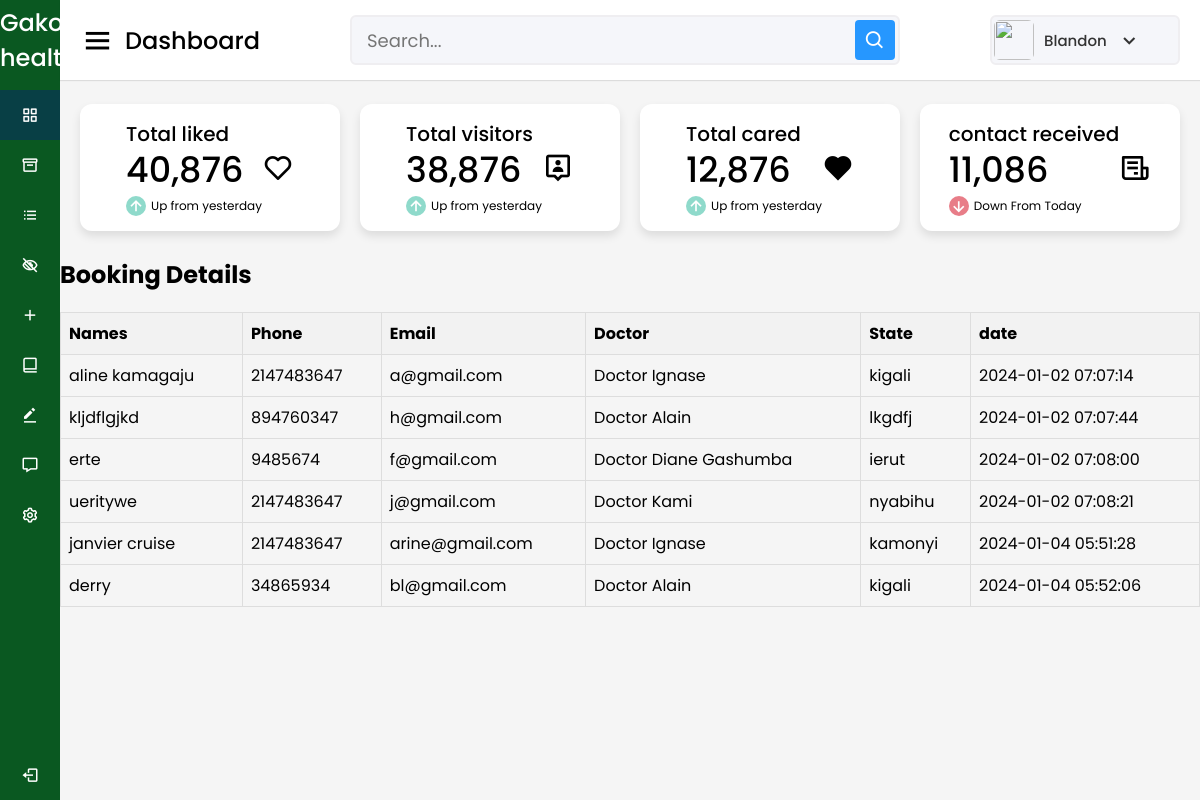
The page /bookdash.php on the database its author committed.
### tables this page shows
CREATE TABLE `booking` (
  `id` int(11) NOT NULL,
  `username` varchar(100) NOT NULL,
  `phone` int(11) NOT NULL,
  `email` varchar(100) NOT NULL,
  `doctor` varchar(100) NOT NULL,
  `state` varchar(100) NOT NULL,
  `date` timestamp NOT NULL DEFAULT current_timestamp() ON UPDATE current_timestamp()
);

### bookdash.php (the view, shortened to what this page needs)
<?php
$servername = "localhost";
$username = "root";
$password = "";
$dbname = "healthycare";
$conn = mysqli_connect($servername, $username, $password, $dbname);
$sql = "SELECT * FROM booking";
$result = $conn->query($sql);
?>
<!DOCTYPE html>
<html lang="en" dir="ltr">
  <head>
    <link rel="stylesheet" href="dashboard.css">
    <link href='https://unpkg.com/boxicons@2.0.7/css/boxicons.min.css' rel='stylesheet'>
   </head>
<body>
  <div class="sidebar">
    <div class="logo-details">
      <span class="logo_name">Gako healthy</span>
    </div>
      <ul class="nav-links">
        <li>
          <a href="dashboard.php" class="active">
            <i class='bx bx-grid-alt' ></i>
            <span class="links_name">Dashboard</span>
          </a>
        </li>
        <li>
          <a href="#">
            <i class='bx bx-box' ></i>
            <span class="links_name">Medecine</span>
          </a>
        </li>
        <li>
          <a href="#">
            <i class='bx bx-list-ul' ></i>
            <span class="links_name">appointment list</span>
          </a>
        </li>
        <li>
          <a href="dashboard2.php">
          <i class='bx bx-low-vision'></i>
            <span class="links_name">all doctors</span>
          </a>
        </li>
        <li>
          <a href="add doctor.php">
          <i class='bx bx-plus'></i>
            <span class="links_name">Add Doctors</span>
          </a>
        </li>
        <li>
          <a href="#">
            <i class='bx bx-book-alt' ></i>
            <span class="links_name">services</span>
          </a>
        </li>
        <li>
          <a href="#">
          <i class='bx bxs-edit-alt'></i>
            <span class="links_name">Order medecine</span>
          </a>
        </li>
        <li>
          <a href="messagedash.php">
            <i class='bx bx-message' ></i>
            <span class="links_name">Messages</span>
          </a>
        </li>
        <li>
          <a href="#">
            <i class='bx bx-cog' ></i>
            <span class="links_name">Setting</span>
          </a>
        </li>
        <li class="log_out">
          <a href="#">
            <i class='bx bx-log-out'></i>
            <span class="links_name">Log out</span>
          </a>
        </li>
      </ul>
  </div>
  <section class="home-section">
    <nav>
      <div class="sidebar-button">
        <i class='bx bx-menu sidebarBtn'></i>
        <span class="dashboard">Dashboard</span>
      </div>
      <div class="search-box">
        <input type="text" placeholder="Search...">
        <i class='bx bx-search' ></i>
      </div>
      <div class="profile-details">
        <img src="c:\Users\Blandon\OneDrive\Pictures\BLAISE.jpg" alt="">
        <span class="admin_name">Blandon</span>
        <i class='bx bx-chevron-down' ></i>
      </div>
    </nav>
    <div class="home-content">
      <div class="overview-boxes">
        <div class="box">
          <div class="right-side">
            <div class="box-topic">Total liked</div>
            <div class="number">40,876</div>
            <div class="indicator">
            <i class='bx bx-up-arrow-alt'></i>
              <span class="text">Up from yesterday</span>
            </div>
          </div>
          <i class='bx bx-heart' style="font-size: 200%;"></i>
        </div>
        <div class="box">
          <div class="right-side">
            <div class="box-topic">Total visitors</div>
            <div class="number">38,876</div>
            <div class="indicator">
              <i class='bx bx-up-arrow-alt'></i>
              <span class="text">Up from yesterday</span>
            </div>
          </div>
        <i class='bx bx-user-pin' style="font-size: 200%" ></i>
        </div>
        <div class="box">
          <div class="right-side">
            <div class="box-topic">Total cared</div>
            <div class="number">12,876</div>
            <div class="indicator">
              <i class='bx bx-up-arrow-alt'></i>
              <span class="text">Up from yesterday</span>
            </div>
          </div>
          <i class='bx bxs-heart' style="font-size: 200%;"></i>
        </div>
        <div class="box">
          <div class="right-side">
            <div class="box-topic">contact received </div>
            <div class="number">11,086</div>
            <div class="indicator">
              <i class='bx bx-down-arrow-alt down'></i>
              <span class="text">Down From Today</span>
            </div>
          </div>
          <i class='bx bx-receipt' style="font-size: 200%;"></i>
        </div>
      </div>
      <h2>Booking Details</h2>
    <div class="booking-details">
        <?php
        if ($result->num_rows > 0) {
            echo "<table>";
            echo "<tr>";
            echo "<th>Names</th>";
            echo "<th>Phone</th>";
            echo "<th>Email</th>";
            echo "<th>Doctor</th>";
            echo "<th>State</th>";
            echo "<th>date</th>";
            echo "</tr>";
            while ($row = $result->fetch_assoc()) {
                echo "<tr>";
                echo "<td>" . $row["username"] . "</td>";
                echo "<td>" . $row["phone"] . "</td>";
                echo "<td>" . $row["email"] . "</td>";
                echo "<td>" . $row["doctor"] . "</td>";
                echo "<td>" . $row["state"] . "</td>";
                echo "<td>" . $row["date"] . "</td>";
                echo "</tr>";
            }
            echo "</table>";
        } else {
            echo "<p>No booking records found</p>";
        }
        ?>
    </div>
  </section>
</body>
</html>

### dashboard.css (style rules this page uses)
* { margin: 0; padding: 0; box-sizing: border-box; font-family: 'Poppins', sans-serif; }
.sidebar { position: fixed; height: 100%; width: 240px; background: #0a5821; transition: all 0.5s ease; }
.sidebar .logo-details { height: 80px; display: flex; align-items: center; }
.sidebar .logo-details .logo_name { color: #fff; font-size: 24px; font-weight: 500; }
.sidebar .nav-links { margin-top: 10px; }
.sidebar .nav-links li { position: relative; list-style: none; height: 50px; }
.sidebar .nav-links li a { height: 100%; width: 100%; display: flex; align-items: center; text-decoration: none; transition: all 0.4s ease; }
.sidebar .nav-links li a.active { background: #083f45; }
.sidebar .nav-links li i { min-width: 60px; text-align: center; font-size: 18px; color: #fff; }
.sidebar .nav-links li a .links_name { color: #fff; font-size: 15px; font-weight: 400; white-space: nowrap; }
.sidebar .nav-links .log_out { position: absolute; bottom: 0; width: 100%; }
.home-section { position: relative; background: #f5f5f5; min-height: 100vh; width: calc(100% - 240px); left: 240px; transition: all 0.5s ease; }
.home-section nav { display: flex; justify-content: space-between; height: 80px; background: #fff; display: flex; align-items: center; position: fixed; width: calc(100% - 240px); left: 240px; z-index: 100; padding: 0 20px; box-shadow: 0 1px 1px rgba(0, 0, 0, 0.1); transition: all 0.5s ease; }
.home-section nav .sidebar-button { display: flex; align-items: center; font-size: 24px; font-weight: 500; }
nav .sidebar-button i { font-size: 35px; margin-right: 10px; }
.home-section nav .search-box { position: relative; height: 50px; max-width: 550px; width: 100%; margin: 0 20px; }
nav .search-box input { height: 100%; width: 100%; outline: none; background: #F5F6FA; border: 2px solid #EFEEF1; border-radius: 6px; font-size: 18px; padding: 0 15px; }
nav .search-box .bx-search { position: absolute; height: 40px; width: 40px; background: #2697FF; right: 5px; top: 50%; transform: translateY(-50%); border-radius: 4px; line-height: 40px; text-align: center; color: #fff; font-size: 22px; transition: all 0.4 ease; }
.home-section nav .profile-details { display: flex; align-items: center; background: #F5F6FA; border: 2px solid #EFEEF1; border-radius: 6px; height: 50px; min-width: 190px; padding: 0 15px 0 2px; }
nav .profile-details img { height: 40px; width: 40px; border-radius: 6px; object-fit: cover; }
nav .profile-details .admin_name { font-size: 15px; font-weight: 500; color: #333; margin: 0 10px; white-space: nowrap; }
nav .profile-details i { font-size: 25px; color: #333; }
.home-section .home-content { position: relative; padding-top: 104px; }
.home-content .overview-boxes { display: flex; align-items: center; justify-content: space-between; flex-wrap: wrap; padding: 0 20px; margin-bottom: 26px; }
.overview-boxes .box { display: flex; align-items: center; justify-content: center; width: calc(100% / 4 - 15px); background: #fff; padding: 15px 14px; border-radius: 12px; box-shadow: 0 5px 10px rgba(0,0,0,0.1); }
.overview-boxes .box-topic { font-size: 20px; font-weight: 500; }
.home-content .box .number { display: inline-block; font-size: 35px; margin-top: -6px; font-weight: 500; }
.home-content .box .indicator { display: flex; align-items: center; }
.home-content .box .indicator i { height: 20px; width: 20px; background: #8FDACB; line-height: 20px; text-align: center; border-radius: 50%; color: #fff; font-size: 20px; margin-right: 5px; }
.box .indicator i.down { background: #e87d88; }
.home-content .box .indicator .text { font-size: 12px; }
@media (max-width: 1240px) { .sidebar { width: 60px; } }
@media (max-width: 1240px) { .home-section { width: calc(100% - 60px); left: 60px; } }
@media (max-width: 1240px) { .home-section nav { width: calc(100% - 60px); left: 60px; } }

### bookdash.php (style rules this page uses)
table { width: 100%; border-collapse: collapse; margin-top: 20px; }
th, td { border: 1px solid #ddd; padding: 8px; text-align: left; }
th { background-color: #f2f2f2; }

### rows shown on the page
booking: username "aline kamagaju", phone "2147483647", email "a@gmail.com", doctor "Doctor Ignase", state "kigali", date "2024-01-02 07:07:14"
booking: username "kljdflgjkd", phone "894760347", email "h@gmail.com", doctor "Doctor Alain", state "lkgdfj", date "2024-01-02 07:07:44"
booking: username "erte", phone "9485674", email "f@gmail.com", doctor "Doctor Diane Gashumba", state "ierut", date "2024-01-02 07:08:00"
booking: username "ueritywe", phone "2147483647", email "j@gmail.com", doctor "Doctor Kami", state "nyabihu", date "2024-01-02 07:08:21"
booking: username "janvier cruise", phone "2147483647", email "arine@gmail.com", doctor "Doctor Ignase", state "kamonyi", date "2024-01-04 05:51:28"
booking: username "derry", phone "34865934", email "bl@gmail.com", doctor "Doctor Alain", state "kigali", date "2024-01-04 05:52:06"
